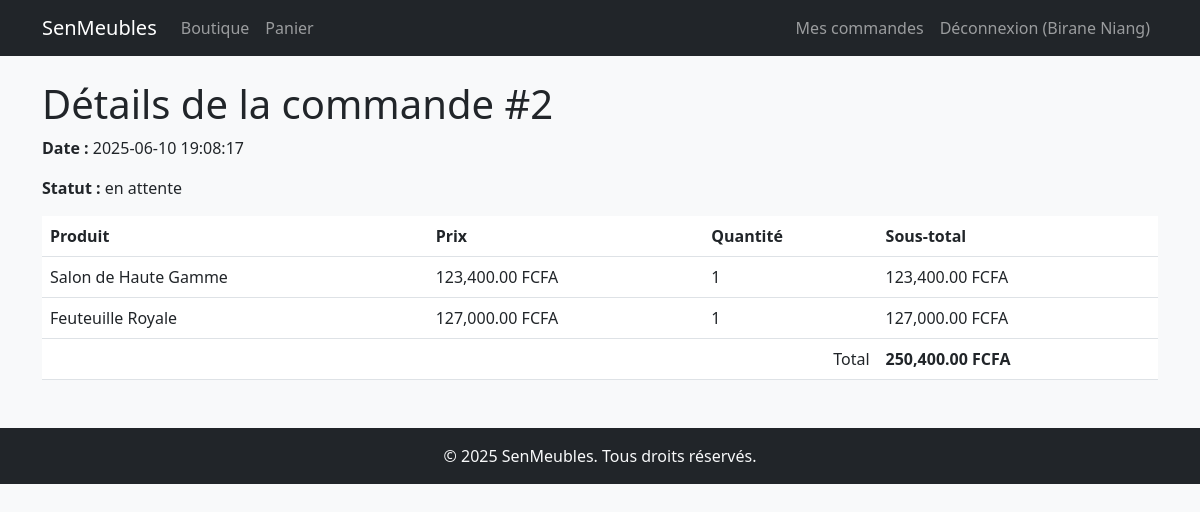
Page /commande_details.php?id=2 (signed in) on the committed database.
### tables this page shows
CREATE TABLE `commandes` (
  `id` int(11) NOT NULL,
  `id_utilisateur` int(11) NOT NULL,
  `date_commande` datetime NOT NULL,
  `statut` varchar(50) NOT NULL
);

CREATE TABLE `commande_produits` (
  `id_commande` int(11) NOT NULL,
  `id_produit` int(11) NOT NULL,
  `quantité` int(11) NOT NULL
);

CREATE TABLE `produits` (
  `id` int(11) NOT NULL,
  `nom` varchar(100) NOT NULL,
  `description` text NOT NULL,
  `prix` decimal(10,2) NOT NULL,
  `image_url` varchar(255) NOT NULL
);

### commande_details.php (the view, shortened to what this page needs)
<?php
include 'config.php'; include 'header.php';
$id_commande = (int)$_GET['id'];
$stmt = $pdo->prepare("SELECT * FROM commandes WHERE id = ?");
$stmt->execute([$id_commande]);
$commande = $stmt->fetch();
$stmt = $pdo->prepare("SELECT p.nom, p.prix, cp.quantité FROM commande_produits cp
    JOIN produits p ON cp.id_produit = p.id WHERE cp.id_commande = ?");
$stmt->execute([$id_commande]);
$produits = $stmt->fetchAll();
?>
<h1>Détails de la commande #<?= $id_commande ?></h1>
<p><strong>Date :</strong> <?= htmlspecialchars($commande['date_commande']) ?></p>
<p><strong>Statut :</strong> <?= htmlspecialchars($commande['statut']) ?></p>
<table class="table">
    <thead>
        <tr><th>Produit</th><th>Prix</th><th>Quantité</th><th>Sous-total</th></tr>
    </thead>
    <tbody>
        <?php $total = 0;
        foreach ($produits as $p):
            $st = $p['prix'] * $p['quantité']; $total += $st;
        ?>
        <tr>
            <td><?= htmlspecialchars($p['nom']) ?></td>
            <td><?= number_format($p['prix'], 2) ?> FCFA</td>
            <td><?= $p['quantité'] ?></td>
            <td><?= number_format($st, 2) ?> FCFA</td>
        </tr>
        <?php endforeach; ?>
        <tr>
            <td colspan="3" class="text-end">Total</td>
            <td><strong><?= number_format($total, 2) ?> FCFA</strong></td>
        </tr>
    </tbody>
</table>
<?php include 'footer.php'; ?>

### assets/css/style.css (style rules this page uses)
body { background: #f8f9fa; }

### rows in the picture
commandes: date_commande "2025-06-10 19:08:17", statut "en attente"
commande_produits: id_produit.nom "Salon de Haute Gamme", id_produit.prix "123,400.00", quantité "1", st "123,400.00"
commande_produits: id_produit.nom "Feuteuille Royale", id_produit.prix "127,000.00", quantité "1", st "127,000.00"

### other values in the picture
$_SESSION['user']['nom'] "Birane Niang"
$id_commande "2"
$total "250,400.00"
